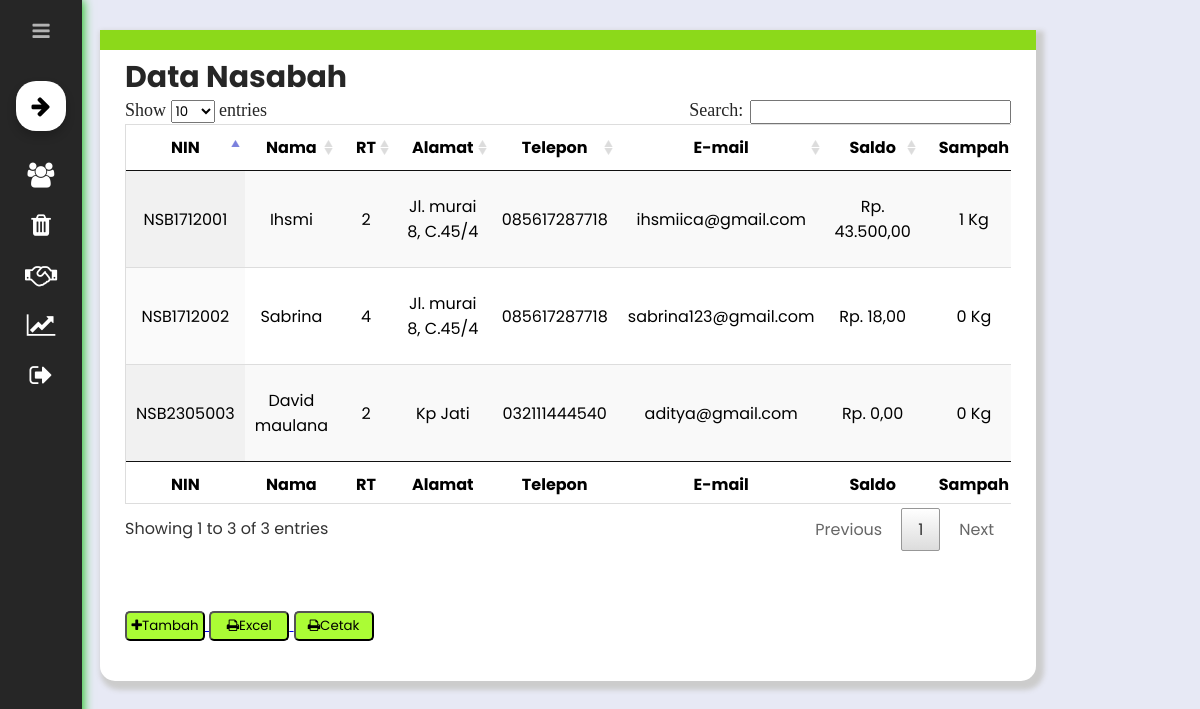
The app's page /view/dashboard.php?page=data-nasabah-full (signed in), older data.
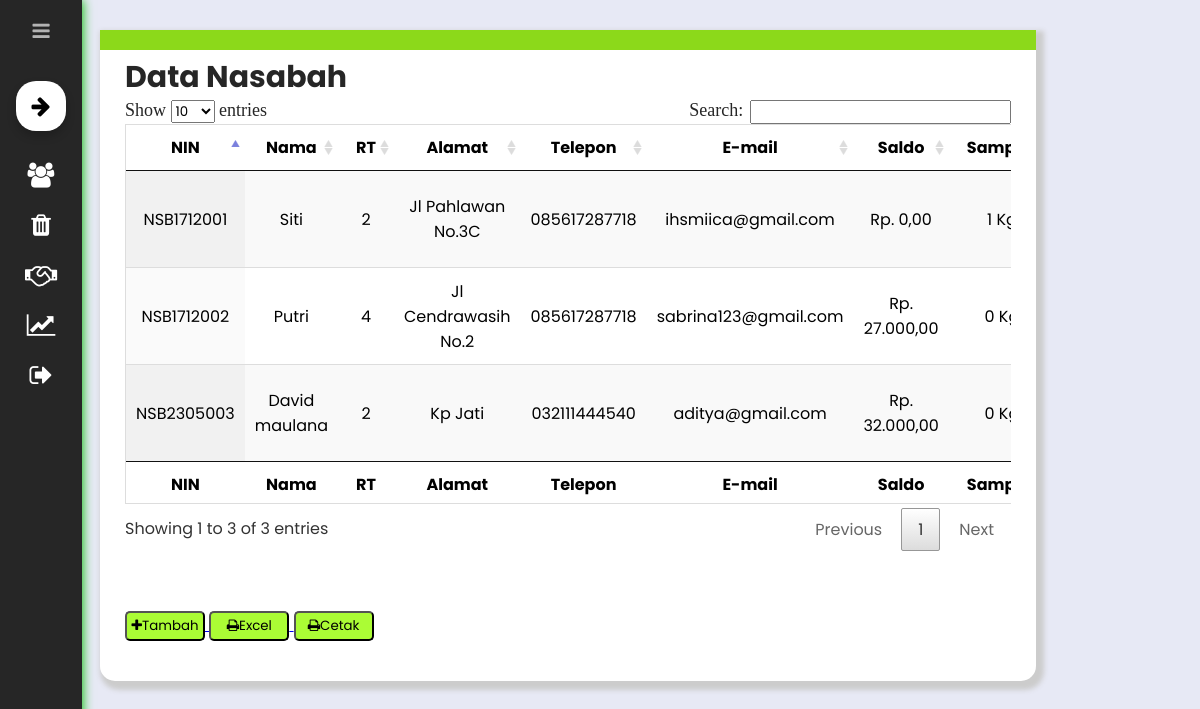
The same page, newer data.
### tables this page shows
CREATE TABLE `nasabah` (
  `nin` varchar(10) NOT NULL,
  `nama` varchar(20) NOT NULL,
  `rt` int(1) NOT NULL,
  `alamat` varchar(30) NOT NULL,
  `telepon` varchar(12) NOT NULL,
  `email` varchar(50) NOT NULL,
  `password` varchar(20) NOT NULL,
  `saldo` int(8) DEFAULT NULL,
  `sampah` int(4) DEFAULT NULL
);

### system/models/nasabah/view-nasabah-full.php (the view, shortened to what this page needs)
<!DOCTYPE html>
<html lang="en">
<head>
	<link rel="stylesheet" type="text/css" href="../datatables/css/jquery.dataTables.css">
</head>
<body>
	<h2 style="font-size: 30px; color: #262626;">Data Nasabah</h2>
	<div class="table" style="overflow-x:auto;">
        <table id="example" class="display" cellspacing="0" width="100%" border="0" >
            <thead>
            <tr>
                <th>NIN</th>
                <th>Nama</th>
                <th>RT</th>
                <th>Alamat</th>
                <th>Telepon</th>
                <th>E-mail</th>
                <th>Saldo</th>
                <th>Sampah</th>
            </tr>
            </thead>
            <tfoot>
            <tr>
                <th>NIN</th>
                <th>Nama</th>
                <th>RT</th>
                <th>Alamat</th>
                <th>Telepon</th>
                <th>E-mail</th>
                <th>Saldo</th>
                <th>Sampah</th>
            </tr>
            </tfoot>
            <tbody>
            <?php
                $query = mysqli_query($conn, "SELECT * FROM nasabah ORDER BY nin ASC");
                while($row = mysqli_fetch_assoc($query)){
            ?>
            <tr align="center">
                <td><?php echo $row['nin'] ?></td>
                <td><?php echo $row['nama'] ?></td>
                <td><?php echo $row['rt'] ?></td>
                <td><?php echo $row['alamat'] ?></td>
                <td><?php echo $row['telepon'] ?></td>
                <td><?php echo $row['email'] ?></td>
                <td>
                    <?php echo "Rp. ".number_format($row['saldo'], 2, ",", ".")  ?></td>
                <td>
                    <?php echo number_format($row['sampah'])." Kg"  ?></td>
            </tr>
            <?php } ?>
            </tbody>
        </table>
    </div>
    <br>
    <br>
    <div class="buttonAdminFull">
        <a href="dashboard.php?page=tambah-data-nasabah">
        <button><i class="fa fa-plus" aria-hidden="true"></i>Tambah</button>
        </a>
        <a target="_blank" href="../system/models/nasabah/excel-nasabah.php">
        <button><i class="fa fa-print" aria-hidden="true"></i>Excel</button>
        </a>
        <a target="_blank" href="../system/models/nasabah/print-nasabah.php">
        <button><i class="fa fa-print" aria-hidden="true"></i>Cetak</button>
        </a>
    </div>
</body>
</html>

Row changes from the older to the newer data that the page shows:
changed nasabah "NSB1712001": nama "Ihsmi" → "Siti"; alamat "Jl. murai 8, C.45/4" → "Jl Pahlawan No.3C"; saldo "43.500,00" → "0,00"
changed nasabah "NSB1712002": nama "Sabrina" → "Putri"; alamat "Jl. murai 8, C.45/4" → "Jl Cendrawasih No.2"; saldo "18,00" → "27.000,00"
changed nasabah "NSB2305003": saldo "0,00" → "32.000,00"
